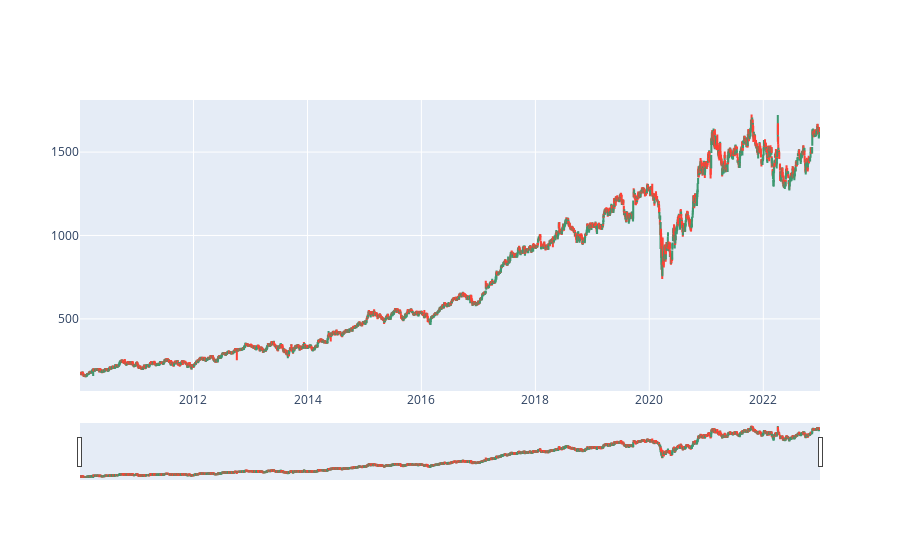

Write notebook code for a chart like this one.
### Code cell
# Candlestick visualisation for HDFC
candlestick_viz(hdfc)

### Figure 1 — Plotly figure (JSON) as saved in the notebook; plotly's stock layout.template omitted (floating-point values rounded to 4 significant figures; data arrays with more than 128 entries replaced by an {"elided": "..."} marker saying what was removed)
{"data": [{"close": {"elided": "3209 float values"}, "high": {"elided": "3209 float values"}, "low": {"elided": "3209 float values"}, "open": {"elided": "3209 float values"}, "type": "candlestick", "x": {"elided": "3209 str values"}}], "layout": {}}
